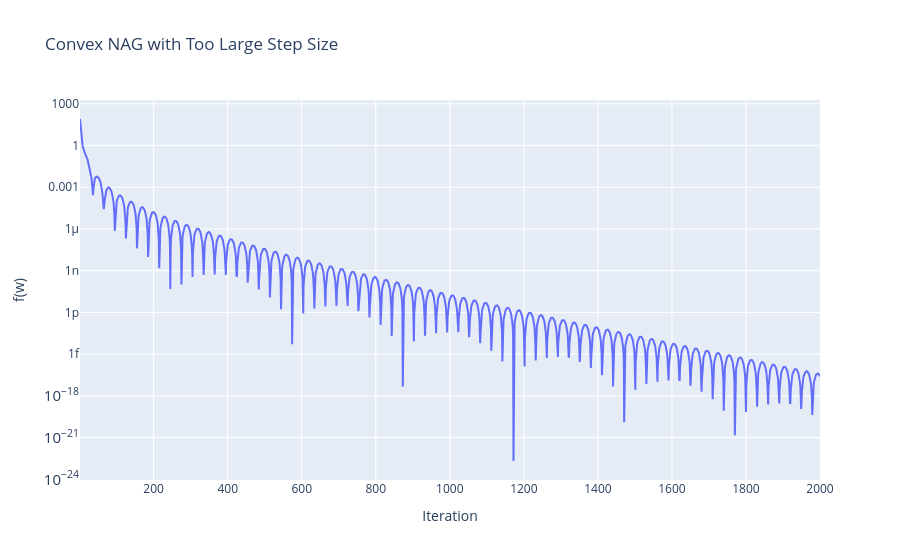

The code cell stored with this chart in its notebook:
### Markdown cell above
What if : eta_nag = 1.1 / L

### Code cell
eta_nag = 1.1 / L   # intentionally larger than 1/L

def nag_convex(w0, steps):
    w_prev = w0.copy()
    w = w0.copy()
    history = []

    for k in range(1, steps+1):
        beta_k = (k - 1) / (k + 2)
        y = w + beta_k * (w - w_prev)
        w_next = y - eta_nag * grad(y)

        w_prev = w
        w = w_next

        history.append(f(w))

    return np.array(history)



w0 = np.random.randn(d)

nag_hist = nag_convex(w0, 2000)


k_vals = np.arange(1, len(nag_hist)+1)

fig = go.Figure()

fig.add_trace(go.Scatter(
    x=k_vals,
    y=nag_hist,
    mode='lines',
    name='NAG (eta = 1.1/L)'
))

fig.update_layout(
    title="Convex NAG with Too Large Step Size",
    xaxis_title="Iteration",
    yaxis_title="f(w)",
    yaxis_type="log"
    )

fig.show()

### Figure 1 — Plotly figure (JSON) as saved in the notebook; plotly's stock layout.template omitted (floating-point values rounded to 4 significant figures; data arrays with more than 128 entries replaced by an {"elided": "..."} marker saying what was removed)
{"data": [{"mode": "lines", "name": "NAG (eta = 1.1/L)", "type": "scatter", "x": {"elided": "2000 int values"}, "y": {"elided": "2000 float values"}}], "layout": {"title": {"text": "Convex NAG with Too Large Step Size"}, "xaxis": {"title": {"text": "Iteration"}}, "yaxis": {"title": {"text": "f(w)"}, "type": "log"}}}
